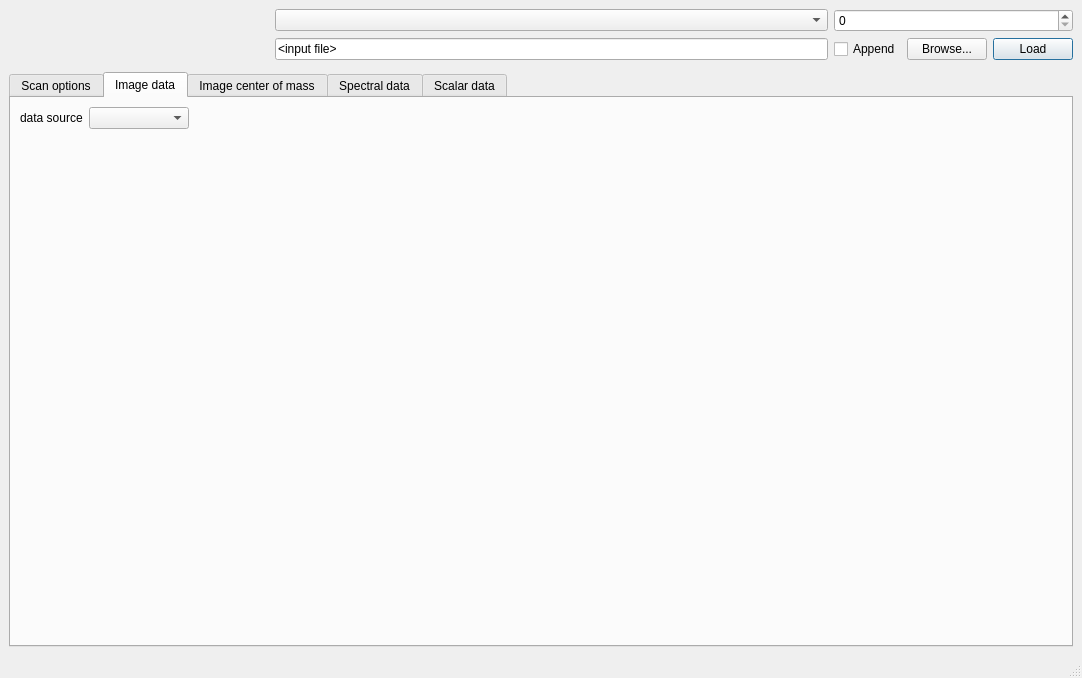
<?xml version="1.0" encoding="UTF-8"?>
<ui version="4.0">
 <class>MainWindow</class>
 <widget class="QMainWindow" name="MainWindow">
  <property name="geometry">
   <rect>
    <x>0</x>
    <y>0</y>
    <width>1082</width>
    <height>678</height>
   </rect>
  </property>
  <property name="windowTitle">
   <string>NanoMAX Scan Viewer</string>
  </property>
  <property name="windowIcon">
   <iconset resource="design.qrc">
    <normaloff>:/logos/N.png</normaloff>:/logos/N.png</iconset>
  </property>
  <widget class="QWidget" name="centralwidget">
   <layout class="QGridLayout" name="gridLayout_2">
    <item row="1" column="0">
     <widget class="QTabWidget" name="tabWidget">
      <property name="focusPolicy">
       <enum>Qt::TabFocus</enum>
      </property>
      <property name="currentIndex">
       <number>1</number>
      </property>
      <widget class="QWidget" name="tab">
       <attribute name="title">
        <string>Scan options</string>
       </attribute>
       <layout class="QGridLayout" name="optionsGrid"/>
      </widget>
      <widget class="QWidget" name="tab2d">
       <attribute name="title">
        <string>Image data</string>
       </attribute>
       <layout class="QGridLayout" name="gridLayout_4">
        <item row="0" column="0">
         <widget class="QLabel" name="label">
          <property name="text">
           <string>data source</string>
          </property>
         </widget>
        </item>
        <item row="0" column="1">
         <widget class="QComboBox" name="dataSource2dBox">
          <property name="minimumSize">
           <size>
            <width>100</width>
            <height>0</height>
           </size>
          </property>
         </widget>
        </item>
        <item row="0" column="2">
         <spacer name="horizontalSpacer">
          <property name="orientation">
           <enum>Qt::Horizontal</enum>
          </property>
          <property name="sizeHint" stdset="0">
           <size>
            <width>40</width>
            <height>20</height>
           </size>
          </property>
         </spacer>
        </item>
        <item row="2" column="0" colspan="3">
         <widget class="XrdWidget" name="xrdWidget" native="true"/>
        </item>
       </layout>
      </widget>
      <widget class="QWidget" name="tab2dCom">
       <attribute name="title">
        <string>Image center of mass</string>
       </attribute>
       <layout class="QGridLayout" name="gridLayout_3">
        <item row="0" column="1">
         <widget class="QComboBox" name="comDirBox">
          <property name="minimumSize">
           <size>
            <width>100</width>
            <height>0</height>
           </size>
          </property>
         </widget>
        </item>
        <item row="0" column="0">
         <widget class="QLabel" name="label_2">
          <property name="text">
           <string>COM direction</string>
          </property>
         </widget>
        </item>
        <item row="0" column="2">
         <spacer name="horizontalSpacer_2">
          <property name="orientation">
           <enum>Qt::Horizontal</enum>
          </property>
          <property name="sizeHint" stdset="0">
           <size>
            <width>40</width>
            <height>20</height>
           </size>
          </property>
         </spacer>
        </item>
        <item row="1" column="0" colspan="3">
         <widget class="ComWidget" name="comWidget" native="true"/>
        </item>
       </layout>
      </widget>
      <widget class="QWidget" name="tab1d">
       <attribute name="title">
        <string>Spectral data</string>
       </attribute>
       <layout class="QGridLayout" name="gridLayout_5">
        <item row="0" column="1">
         <widget class="QComboBox" name="dataSource1dBox">
          <property name="minimumSize">
           <size>
            <width>100</width>
            <height>0</height>
           </size>
          </property>
         </widget>
        </item>
        <item row="0" column="0">
         <widget class="QLabel" name="label_3">
          <property name="text">
           <string>data source</string>
          </property>
         </widget>
        </item>
        <item row="0" column="2">
         <spacer name="horizontalSpacer_3">
          <property name="orientation">
           <enum>Qt::Horizontal</enum>
          </property>
          <property name="sizeHint" stdset="0">
           <size>
            <width>40</width>
            <height>20</height>
           </size>
          </property>
         </spacer>
        </item>
        <item row="1" column="0" colspan="3">
         <widget class="XrfWidget" name="xrfWidget" native="true"/>
        </item>
       </layout>
      </widget>
      <widget class="QWidget" name="tab0d">
       <attribute name="title">
        <string>Scalar data</string>
       </attribute>
       <layout class="QGridLayout" name="gridLayout_6">
        <item row="0" column="1">
         <widget class="QComboBox" name="dataSource0dBox">
          <property name="minimumSize">
           <size>
            <width>100</width>
            <height>0</height>
           </size>
          </property>
         </widget>
        </item>
        <item row="0" column="0">
         <widget class="QLabel" name="label_4">
          <property name="text">
           <string>data source</string>
          </property>
         </widget>
        </item>
        <item row="0" column="2">
         <spacer name="horizontalSpacer_4">
          <property name="orientation">
           <enum>Qt::Horizontal</enum>
          </property>
          <property name="sizeHint" stdset="0">
           <size>
            <width>40</width>
            <height>20</height>
           </size>
          </property>
         </spacer>
        </item>
        <item row="1" column="0" colspan="3">
         <widget class="ScalarWidget" name="scalarWidget" native="true"/>
        </item>
       </layout>
      </widget>
     </widget>
    </item>
    <item row="0" column="0">
     <layout class="QGridLayout" name="gridLayout">
      <item row="0" column="1">
       <widget class="QComboBox" name="scanClassBox">
        <property name="sizePolicy">
         <sizepolicy hsizetype="MinimumExpanding" vsizetype="Fixed">
          <horstretch>0</horstretch>
          <verstretch>0</verstretch>
         </sizepolicy>
        </property>
        <property name="minimumSize">
         <size>
          <width>100</width>
          <height>0</height>
         </size>
        </property>
        <property name="baseSize">
         <size>
          <width>200</width>
          <height>0</height>
         </size>
        </property>
        <property name="toolTip">
         <string>&lt;html&gt;&lt;head/&gt;&lt;body&gt;&lt;p&gt;Available Scan subclasses&lt;/p&gt;&lt;/body&gt;&lt;/html&gt;</string>
        </property>
        <property name="maxVisibleItems">
         <number>100</number>
        </property>
        <property name="sizeAdjustPolicy">
         <enum>QComboBox::AdjustToContents</enum>
        </property>
       </widget>
      </item>
      <item row="0" column="0" rowspan="3">
       <widget class="QLabel" name="logoLabel">
        <property name="sizePolicy">
         <sizepolicy hsizetype="Fixed" vsizetype="Fixed">
          <horstretch>0</horstretch>
          <verstretch>0</verstretch>
         </sizepolicy>
        </property>
        <property name="minimumSize">
         <size>
          <width>260</width>
          <height>0</height>
         </size>
        </property>
        <property name="text">
         <string/>
        </property>
        <property name="pixmap">
         <pixmap resource="design.qrc">:/logos/nanomax.png</pixmap>
        </property>
       </widget>
      </item>
      <item row="1" column="4">
       <widget class="QPushButton" name="loadButton">
        <property name="sizePolicy">
         <sizepolicy hsizetype="Preferred" vsizetype="Fixed">
          <horstretch>0</horstretch>
          <verstretch>0</verstretch>
         </sizepolicy>
        </property>
        <property name="maximumSize">
         <size>
          <width>10000</width>
          <height>16777215</height>
         </size>
        </property>
        <property name="toolTip">
         <string>&lt;html&gt;&lt;head/&gt;&lt;body&gt;&lt;p&gt;Go!&lt;/p&gt;&lt;/body&gt;&lt;/html&gt;</string>
        </property>
        <property name="text">
         <string>Load</string>
        </property>
        <property name="autoDefault">
         <bool>true</bool>
        </property>
        <property name="default">
         <bool>true</bool>
        </property>
       </widget>
      </item>
      <item row="1" column="1">
       <widget class="QLineEdit" name="filenameBox">
        <property name="sizePolicy">
         <sizepolicy hsizetype="MinimumExpanding" vsizetype="Fixed">
          <horstretch>0</horstretch>
          <verstretch>0</verstretch>
         </sizepolicy>
        </property>
        <property name="minimumSize">
         <size>
          <width>100</width>
          <height>0</height>
         </size>
        </property>
        <property name="baseSize">
         <size>
          <width>200</width>
          <height>0</height>
         </size>
        </property>
        <property name="text">
         <string>&lt;input file&gt;</string>
        </property>
        <property name="placeholderText">
         <string extracomment="file to load"/>
        </property>
       </widget>
      </item>
      <item row="1" column="3">
       <widget class="QPushButton" name="browseButton">
        <property name="sizePolicy">
         <sizepolicy hsizetype="Preferred" vsizetype="Fixed">
          <horstretch>0</horstretch>
          <verstretch>0</verstretch>
         </sizepolicy>
        </property>
        <property name="maximumSize">
         <size>
          <width>1000000</width>
          <height>16777215</height>
         </size>
        </property>
        <property name="toolTip">
         <string>&lt;html&gt;&lt;head/&gt;&lt;body&gt;&lt;p&gt;Browse for data files&lt;/p&gt;&lt;/body&gt;&lt;/html&gt;</string>
        </property>
        <property name="text">
         <string>Browse...</string>
        </property>
       </widget>
      </item>
      <item row="1" column="2">
       <widget class="QCheckBox" name="appendBox">
        <property name="text">
         <string>Append</string>
        </property>
       </widget>
      </item>
      <item row="0" column="2" colspan="3">
       <widget class="QSpinBox" name="scanNumberBox">
        <property name="maximum">
         <number>999999</number>
        </property>
       </widget>
      </item>
     </layout>
    </item>
   </layout>
  </widget>
  <widget class="QMenuBar" name="menubar">
   <property name="geometry">
    <rect>
     <x>0</x>
     <y>0</y>
     <width>1082</width>
     <height>22</height>
    </rect>
   </property>
  </widget>
  <widget class="QStatusBar" name="statusbar"/>
 </widget>
 <customwidgets>
  <customwidget>
   <class>ComWidget</class>
   <extends>QWidget</extends>
   <header>widgets/ComWidget.h</header>
   <container>1</container>
  </customwidget>
  <customwidget>
   <class>XrdWidget</class>
   <extends>QWidget</extends>
   <header>widgets/XrdWidget</header>
   <container>1</container>
  </customwidget>
  <customwidget>
   <class>XrfWidget</class>
   <extends>QWidget</extends>
   <header>widgets/XrfWidget.h</header>
   <container>1</container>
  </customwidget>
  <customwidget>
   <class>ScalarWidget</class>
   <extends>QWidget</extends>
   <header>widgets/ScalarWidget.h</header>
   <container>1</container>
  </customwidget>
 </customwidgets>
 <tabstops>
  <tabstop>scanClassBox</tabstop>
  <tabstop>scanNumberBox</tabstop>
  <tabstop>filenameBox</tabstop>
  <tabstop>browseButton</tabstop>
  <tabstop>loadButton</tabstop>
  <tabstop>tabWidget</tabstop>
 </tabstops>
 <resources>
  <include location="design.qrc"/>
 </resources>
 <connections/>
</ui>
